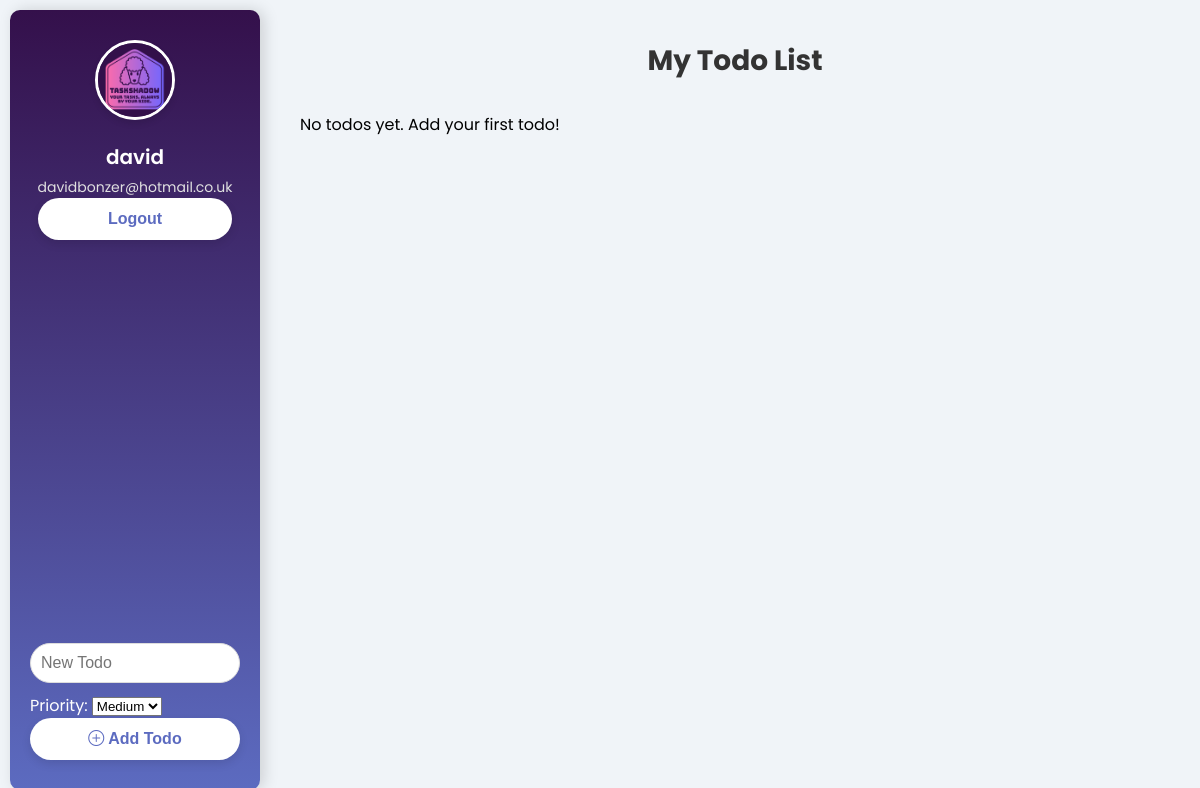
Before: / (signed in) with the older database file.
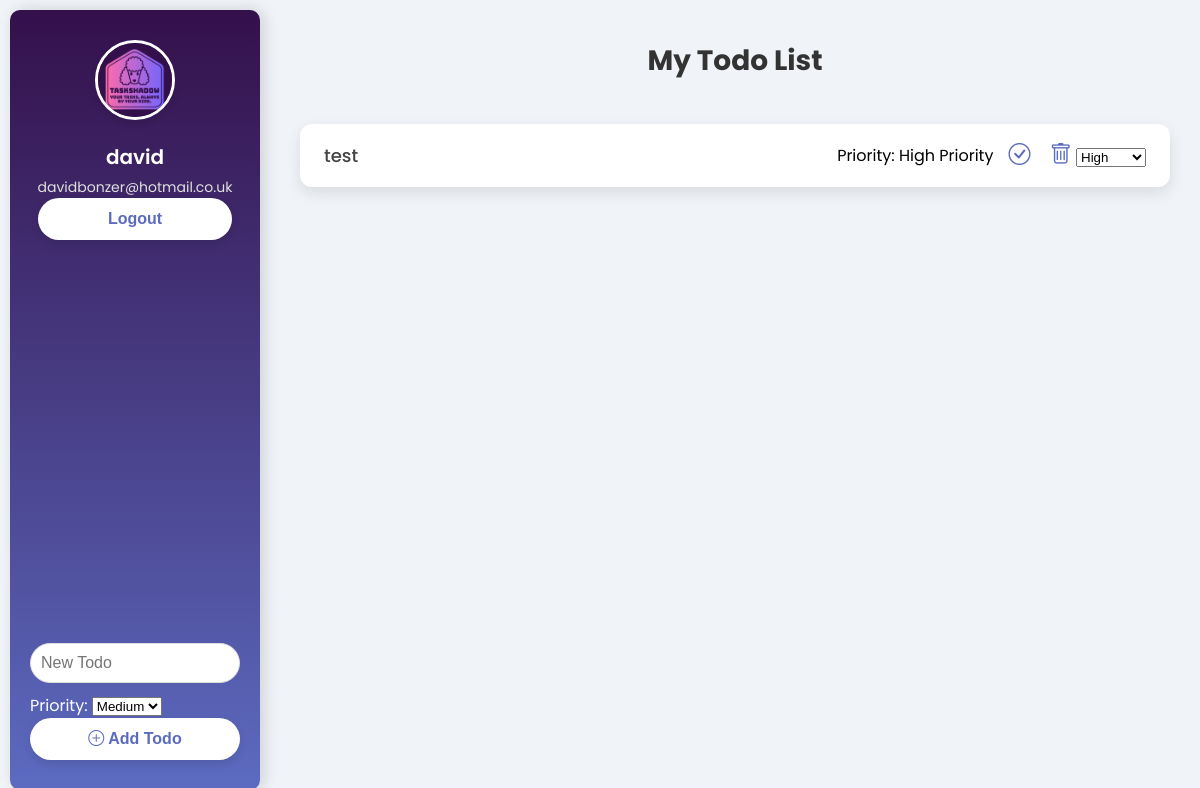
After: the same page with the newer database file.
### taskshadow_app/models.py (models this page shows, shortened)
class TaskShadowTodo(models.Model):
    objects = None
    HIGH = 'High'
    MEDIUM = 'Medium'
    LOW = 'Low'
    PRIORITY_CHOICES = [
    (HIGH, 'High Priority'),
    (MEDIUM, 'Medium Priority'),
    (LOW, 'Low Priority'),]
    user = models.ForeignKey(User, on_delete=models.CASCADE)
    title = models.CharField(max_length=200)
    completed = models.BooleanField(default=False)
    priority = models.CharField(
        max_length=6,
        choices=PRIORITY_CHOICES,
        default=MEDIUM,
    )

### taskshadow_app/views.py (the view)
# urls.py: path('', views.todo_list, name='todo_list'),
@login_required
def todo_list(request):
    todos = TaskShadowTodo.objects.filter(user=request.user).order_by('-priority', 'title')
    return render(request, 'todo_list.html', {'todos': todos})

### taskshadow_app/templates/todo_list.html (shortened to what this page needs)
{% load static %}
<!DOCTYPE html>
<html lang="en">
<head>
  <link href="https://cdn.jsdelivr.net/npm/bootstrap-icons/font/bootstrap-icons.css" rel="stylesheet">
  <link rel="stylesheet" href="{% static 'styles.css' %}">
</head>
<body>
<div class="app-container">
  <div class="sidebar">
    <div class="profile">
      <img src="{% static 'images/taskshadow-logo.png' %}" alt="Profile" class="profile-img">
      <h2 class="profile-name">{{ user.username }}</h2>
      <p class="profile-email">{{ user.email }}</p>
      <button class="btn-add"><a href="{% url 'logout' %}">Logout</a></button>
    </div>
    <div class="sidebar-actions">
      <form method="POST" action="{% url 'add_todo' %}">
        <label>
          <input type="text" name="title" placeholder="New Todo" class="search-input" required>
        </label>
        <div class="priority-container">
          <label>
            <span>Priority:</span>
            <select name="priority" class="priority-select">
              <option value="Medium" selected>Medium</option>
            </select>
          </label>
        </div>
        <button type="submit" class="btn-add">
          <i class="bi bi-plus-circle"></i> Add Todo
        </button>
      </form>
    </div>
  </div>
  <div class="main-content">
    <div class="header">
      <h1>My Todo List</h1>
    </div>
    <div class="todo-list">
      {% for todo in todos %}
      <div class="todo-item {% if todo.completed %}completed{% endif %}">
        <span class="todo-text">{{ todo.title }}</span>
        <span class="todo-priority">Priority: {{ todo.get_priority_display }}</span>
        <div class="todo-actions">
          <form method="POST" action="{% url 'complete_todo' todo.id %}" style="display:inline;">
            <button type="submit" style="background:none; border:none;">
              <i class="bi {% if todo.completed %}bi-check-circle-fill{% else %}bi-check-circle{% endif %}"></i>
            </button>
          </form>
          <form method="POST" action="{% url 'delete_todo' todo.id %}" style="display:inline;">
            <button type="submit" style="background:none; border:none;">
              <i class="bi bi-trash"></i>
            </button>
          </form>
          <form method="POST" action="{% url 'update_priority' todo.id %}" style="display:inline;">
            <label>
              <select name="priority" onchange="this.form.submit()" class="priority-select">
                <option value="High" {% if todo.priority == "High" %}selected{% endif %}>High</option>
              </select>
            </label>
          </form>
        </div>
      </div>
      {% empty %}
      <p>No todos yet. Add your first todo!</p>
      {% endfor %}
    </div>
  </div>
</div>
</body>
</html>

### taskshadow_app/static/styles.css (style rules this page uses)
* { margin: 0; padding: 0; box-sizing: border-box; }
body { font-family: 'Poppins', sans-serif; background-color: #f0f4f8; display: flex; height: 100vh; margin: 0; }
.app-container { display: flex; width: 100%; }
.sidebar { background: linear-gradient(180deg, #34104b, #5c6bc0); color: white; padding: 30px 20px; margin: 10px; width: 250px; height: auto; display: flex; flex-direction: column; align-items: center; border-radius: 10px; box-shadow: 4px 0 15px rgba(0, 0, 0, 0.15); transition: transform 0.3s ease; }
.profile { text-align: center; margin-bottom: 30px; }
.profile-img { border-radius: 50%; width: 80px; height: 80px; object-fit: cover; border: 3px solid white; box-shadow: 0 4px 6px rgba(0, 0, 0, 0.1); }
.profile-name { font-size: 20px; font-weight: 600; margin-top: 15px; color: #fff; }
.profile-email { font-size: 14px; color: #e0e0e0; margin-top: 5px; }
.sidebar-actions { margin-top: auto; width: 100%; }
.btn-add { background-color: #fff; color: #5c6bc0; border: none; padding: 12px 25px; width: 100%; border-radius: 30px; font-size: 16px; font-weight: 600; cursor: pointer; transition: background-color 0.3s ease; box-shadow: 0 4px 10px rgba(0, 0, 0, 0.1); }
.main-content { flex-grow: 1; padding: 40px 30px; overflow-y: auto; }
.header h1 { font-size: 28px; color: #333; margin-bottom: 30px; text-align: center; }
.search-input { width: 100%; padding: 10px; font-size: 16px; border-radius: 25px; border: 1px solid #ddd; outline: none; transition: all 0.3s ease; margin-bottom: 10px; }
.todo-list { display: flex; flex-direction: column; }
.todo-item { display: flex; justify-content: space-between; align-items: center; background-color: #fff; margin: 12px 0; padding: 18px 24px; border-radius: 12px; box-shadow: 0 6px 15px rgba(0, 0, 0, 0.1); transition: transform 0.3s ease, background-color 0.3s ease; }
.todo-text { flex-grow: 1; font-size: 18px; color: #444; font-weight: 500; }
.todo-actions i { font-size: 22px; color: #5c6bc0; cursor: pointer; margin-left: 15px; transition: color 0.3s ease; }
.todo-item { animation: fadeIn 0.5s ease; }
a { color: #5c6bc0; text-decoration: none; font-weight: bold; }

Changed rows visible on the page:
added TaskShadowTodo: title "test", priority "High Priority", completed False (drawn), priority "High"
Other visible differences:
text no longer shown: "No todos yet. Add your first todo!"
